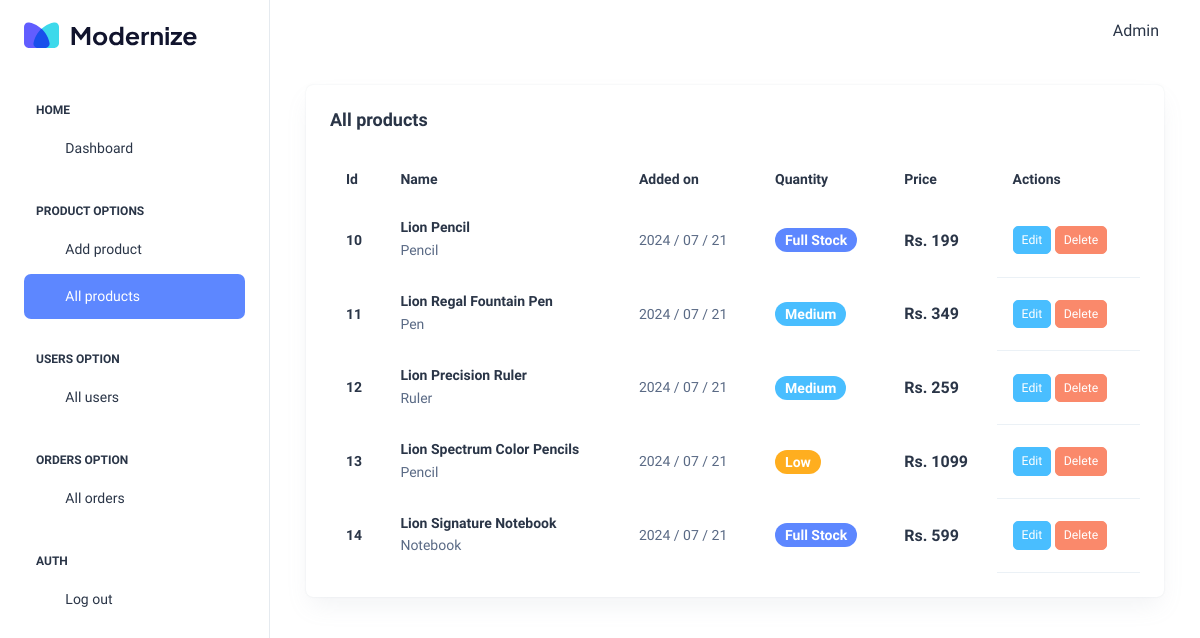
Page /dashboard/all-products.php (signed in) on the committed database.
### tables this page shows
CREATE TABLE `products` (
  `id` int(11) NOT NULL,
  `name` varchar(255) NOT NULL,
  `description` varchar(255) NOT NULL,
  `price` int(11) NOT NULL,
  `quantity` int(11) NOT NULL,
  `image` varchar(255) NOT NULL,
  `created_at` timestamp NOT NULL DEFAULT current_timestamp(),
  `category` varchar(255) NOT NULL
);

### dashboard/all-products.php (the view, shortened to what this page needs)
<?php
include('./header.php');
include('./conn.php');
$query = "SELECT * FROM products ORDER BY created_at";
$res = mysqli_query($conn, $query);
?>
<div class="container-fluid">
  <div class="container-fluid">
    <div class="card w-100">
      <div class="card-body p-4">
        <h5 class="card-title fw-semibold mb-4">
          All products
        </h5>
        <div class="table-responsive">
          <table class="table text-nowrap mb-0 align-middle">
            <thead class="text-dark fs-4">
              <tr>
                <th class="border-bottom-0">
                  <h6 class="fw-semibold mb-0">Id</h6>
                </th>
                <th class="border-bottom-0">
                  <h6 class="fw-semibold mb-0">Name</h6>
                </th>
                <th class="border-bottom-0">
                  <h6 class="fw-semibold mb-0">Added on</h6>
                </th>
                <th class="border-bottom-0">
                  <h6 class="fw-semibold mb-0">Quantity</h6>
                </th>
                <th class="border-bottom-0">
                  <h6 class="fw-semibold mb-0">Price</h6>
                </th>
                <th class="border-bottom-0">
                  <h6 class="fw-semibold mb-0">Actions</h6>
                </th>
              </tr>
            </thead>
            <tbody>
              <?php
                while($data = mysqli_fetch_assoc($res)) {
                  $formatedDate = date_format(date_create($data['created_at']),"Y / m / d");
                  if($data['quantity'] <= 30) {
                    $quantityBadge = "Full Stock";
                    $quantityBadgeClr = "primary";
                  }
                  if($data['quantity'] < 20) {
                    $quantityBadge = "Medium";
                    $quantityBadgeClr = "secondary";
                  }
                  if($data['quantity'] < 10) {
                    $quantityBadge = "Low";
                    $quantityBadgeClr = "pink";
                    $quantityBadgeClr = "warning";
                  }
                  echo "
                    <tr>
                      <td class='border-bottom-0'>
                        <h6 class='fw-semibold mb-0'>$data[id]</h6>
                      </td>
                      <td class='border-bottom-0'>
                        <h6 class='fw-semibold mb-1'>$data[name]</h6>
                        <span class='fw-normal'>$data[category]</span>
                      </td>
                      <td class='border-bottom-0'>
                        <p class='mb-0 fw-normal'>$formatedDate</p>
                      </td>
                      <td class='border-bottom-0'>
                        <div class='d-flex align-items-center gap-2'>
                          <span
                            class='badge bg-$quantityBadgeClr rounded-3 fw-semibold'
                            >". $quantityBadge ."</span
                          >
                        </div>
                      </td>
                      <td class='border-bottom-0'>
                        <h6 class='fw-semibold mb-0 fs-4'>Rs. $data[price]</h6>
                      </td>
                      <td>
                      <a class='btn btn-sm btn-secondary' href='edit-product.php?id=$data[id]'>Edit</a>
                        <a class='btn btn-sm btn-danger' href='product/delete_product_backend.php?id=$data[id]'>Delete</a>
                      </td>
                    </tr>
                  ";
                }
              ?>
            </tbody>
          </table>
        </div>
      </div>
    </div>
  </div>
</div>
<?php include('./footer.php') ?>

### rows in the picture
products: id "10", name "Lion Pencil", category "Pencil", created_at "2024 / 07 / 21", quantity "Full Stock", price "199"
products: id "11", name "Lion Regal Fountain Pen", category "Pen", created_at "2024 / 07 / 21", quantity "Medium", price "349"
products: id "12", name "Lion Precision Ruler", category "Ruler", created_at "2024 / 07 / 21", quantity "Medium", price "259"
products: id "13", name "Lion Spectrum Color Pencils", category "Pencil", created_at "2024 / 07 / 21", quantity "Low", price "1099"
products: id "14", name "Lion Signature Notebook", category "Notebook", created_at "2024 / 07 / 21", quantity "Full Stock", price "599"

### other values in the picture
$_SESSION['first_name'] "Admin"
